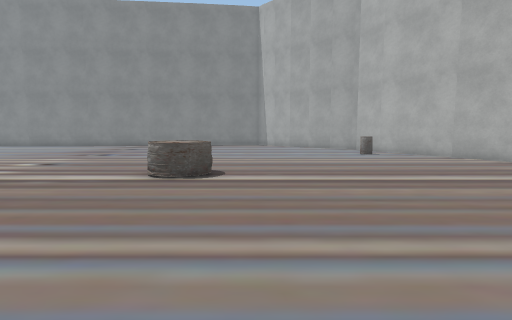
view 1 (above)

17 first-person views from a walk through a 3-D level made in the Unity game engine. The camera is 1.3 m above the floor, tilts 6° down and sees 80° across. The floor is counted in squares, 1 m on a side. Each view is taken from the middle of a square. On the plan, view 1 faces up. The plan holds only what a view shows up to about 14 squares ahead; the rest is blank. The place goes on beyond the plan. The player is left out. Some surface patterns are stand-ins.

view 2
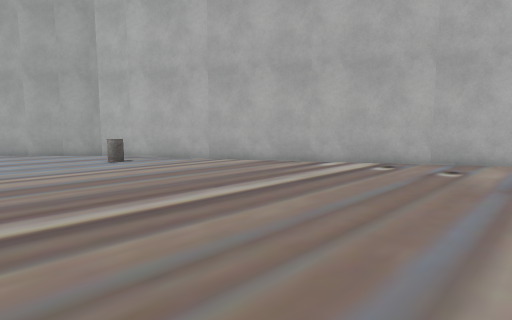

view 3
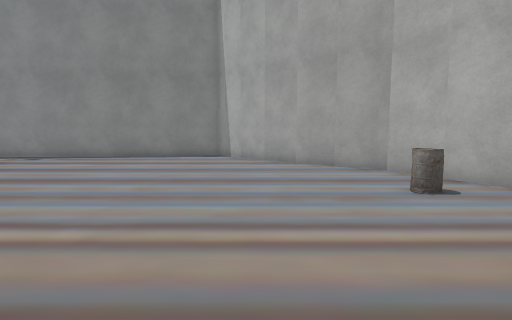

view 4
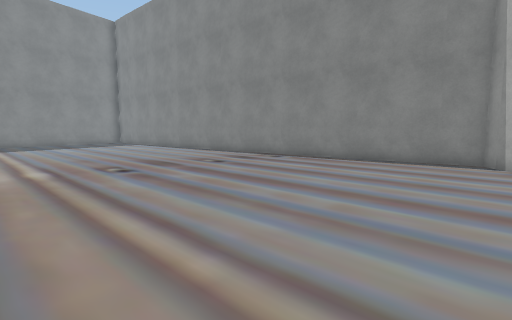

view 5
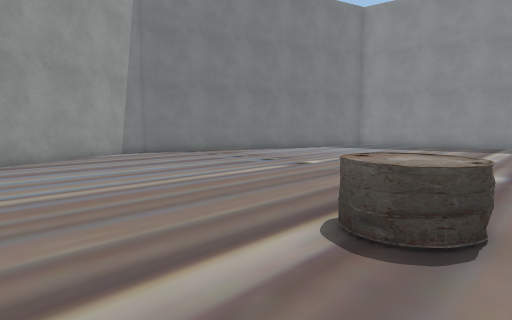

view 6
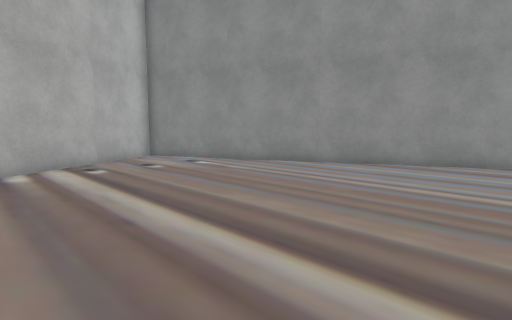

view 7
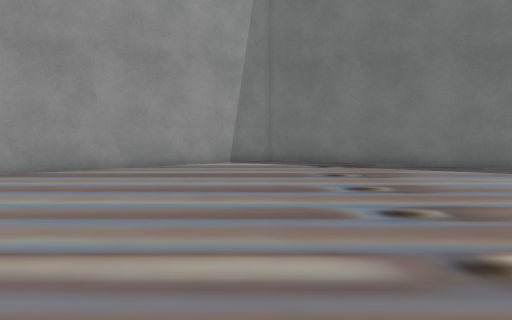

view 8
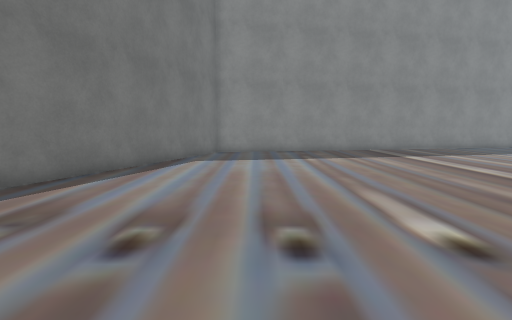

view 9
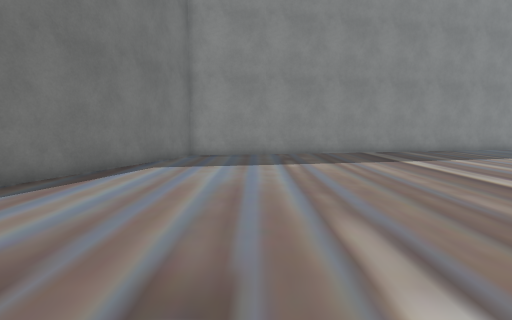

view 10
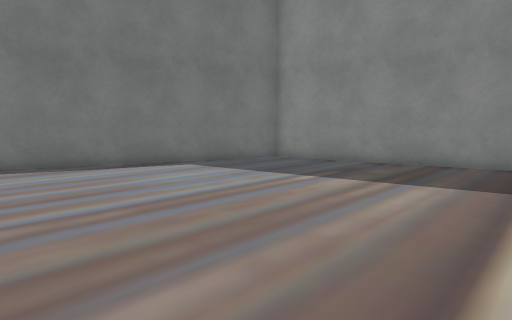

view 11
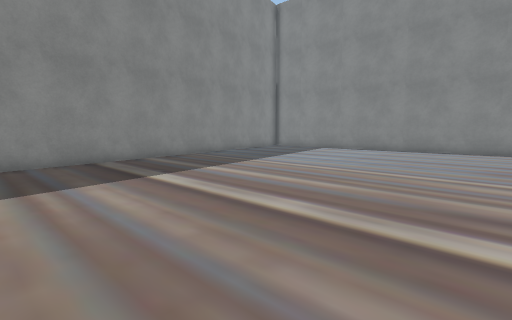

view 12
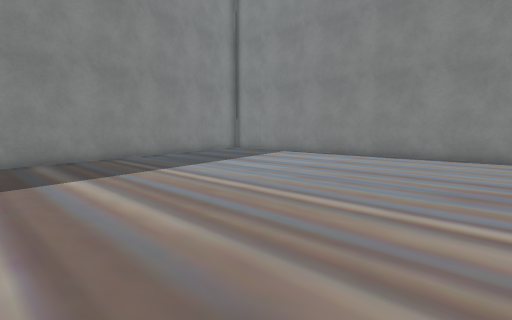

view 13
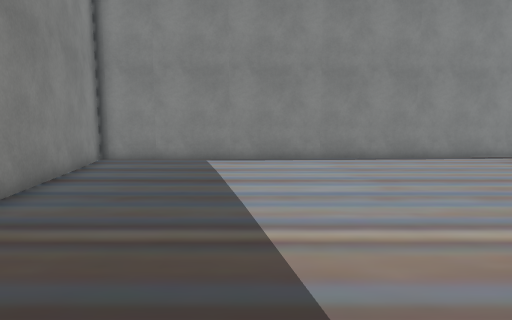

view 14
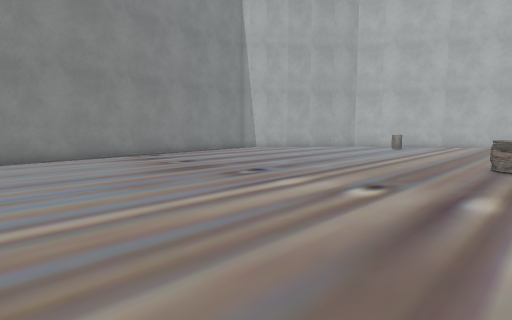

view 15
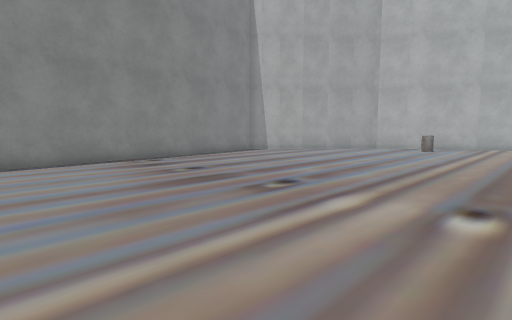

view 16
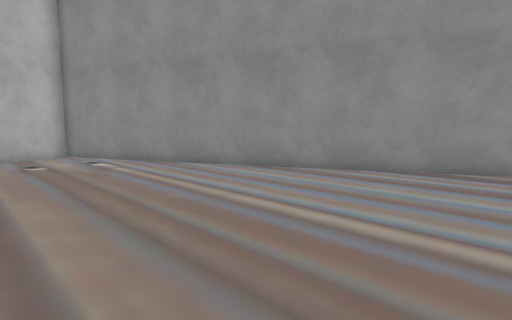

view 17
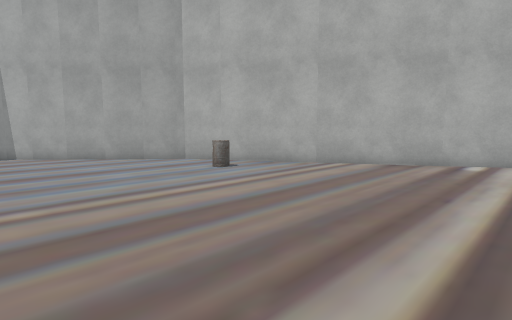

### Floor plan
Points are (right, up) in squares from view 1. A wall is a line through its corners. A room is listed if a view was taken in it or the views show most of it. See-through windows are left out.
Room 1 (views 1, 2, 3, 4, 5, 6, 7, 8, 9, 10, 11, 12, 13, 14, 15, 16, 17)
walls: (-1.1, 23.3) (-20.1, 21.5); (1.4, 22.2) (0.6, 23.2); (0.7, 23) (0.2, 23.6) (-1.1, 23.4); (-20.5, -0.5) (-20.5, -0.9) (-5.6, -6.2) (10.9, 1.8); (-20, 21.7) (-25.4, 21.4); (10.9, 1.7) (14.6, 3.3); (-24.4, 18.3) (-20.4, -0.5); (12.9, 6.1) (6.1, 18.1) (1.2, 22.2); (14.5, 3.8) (12.9, 6.3); (-25.4, 21.6) (-24.5, 18.1)
objects: other object (-3, 8) to (-1, 9); other object (5, 15) to (6, 15)

Where each view was taken, in squares from view 1:
view 1: 0 up, 0 right, facing up
view 2: 3 up, 1 right, facing up-right
view 3: 9 up, 2 right, facing up
view 4: 11 up, 2 right, facing up-left
view 5: 10 up, 2 right, facing down-left
view 6: 10 up, 1 right, facing down-right
view 7: 6 up, 5 left, facing down
view 8: 1 up, 4 left, facing left
view 9: 2 up, 6 left, facing left
view 10: 8 up, 10 left, facing down-left
view 11: 4 up, 10 left, facing up-left
view 12: 8 up, 10 left, facing up-left
view 13: 9 up, 19 left, facing up
view 14: 8 up, 14 left, facing up-right
view 15: 10 up, 13 left, facing up-right
view 16: 7 up, 1 left, facing down-right
view 17: 7 up, 1 left, facing up-right
